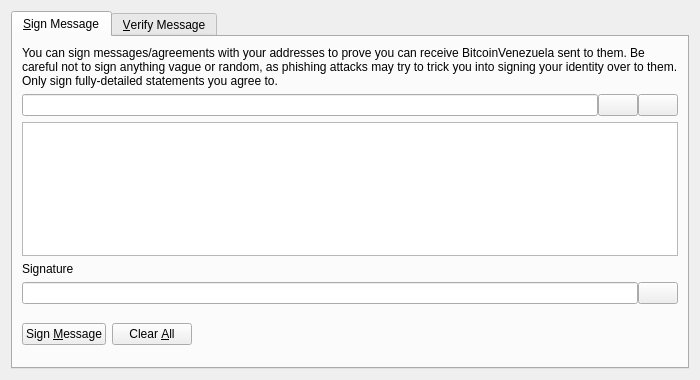
<?xml version="1.0" encoding="UTF-8"?>
<ui version="4.0">
 <class>SignVerifyMessageDialog</class>
 <widget class="QDialog" name="SignVerifyMessageDialog">
  <property name="geometry">
   <rect>
    <x>0</x>
    <y>0</y>
    <width>700</width>
    <height>380</height>
   </rect>
  </property>
  <property name="windowTitle">
   <string>Signatures - Sign / Verify a Message</string>
  </property>
  <property name="modal">
   <bool>true</bool>
  </property>
  <layout class="QVBoxLayout" name="verticalLayout">
   <item>
    <widget class="QTabWidget" name="tabWidget">
     <property name="currentIndex">
      <number>0</number>
     </property>
     <widget class="QWidget" name="tabSignMessage">
      <attribute name="title">
       <string>&amp;Sign Message</string>
      </attribute>
      <layout class="QVBoxLayout" name="verticalLayout_SM">
       <item>
        <widget class="QLabel" name="infoLabel_SM">
         <property name="text">
          <string>You can sign messages/agreements with your addresses to prove you can receive BitcoinVenezuela sent to them. Be careful not to sign anything vague or random, as phishing attacks may try to trick you into signing your identity over to them. Only sign fully-detailed statements you agree to.</string>
         </property>
         <property name="textFormat">
          <enum>Qt::PlainText</enum>
         </property>
         <property name="wordWrap">
          <bool>true</bool>
         </property>
        </widget>
       </item>
       <item>
        <layout class="QHBoxLayout" name="horizontalLayout_1_SM">
         <property name="spacing">
          <number>0</number>
         </property>
         <item>
          <widget class="QValidatedLineEdit" name="addressIn_SM">
           <property name="toolTip">
            <string>The BitcoinVenezuela address to sign the message with</string>
           </property>
          </widget>
         </item>
         <item>
          <widget class="QPushButton" name="addressBookButton_SM">
           <property name="toolTip">
            <string>Choose previously used address</string>
           </property>
           <property name="text">
            <string/>
           </property>
           <property name="shortcut">
            <string>Alt+A</string>
           </property>
           <property name="autoDefault">
            <bool>false</bool>
           </property>
          </widget>
         </item>
         <item>
          <widget class="QPushButton" name="pasteButton_SM">
           <property name="toolTip">
            <string>Paste address from clipboard</string>
           </property>
           <property name="text">
            <string/>
           </property>
           <property name="shortcut">
            <string>Alt+P</string>
           </property>
           <property name="autoDefault">
            <bool>false</bool>
           </property>
          </widget>
         </item>
        </layout>
       </item>
       <item>
        <widget class="QPlainTextEdit" name="messageIn_SM">
         <property name="toolTip">
          <string>Enter the message you want to sign here</string>
         </property>
        </widget>
       </item>
       <item>
        <widget class="QLabel" name="signatureLabel_SM">
         <property name="text">
          <string>Signature</string>
         </property>
         <property name="textFormat">
          <enum>Qt::PlainText</enum>
         </property>
        </widget>
       </item>
       <item>
        <layout class="QHBoxLayout" name="horizontalLayout_2_SM">
         <property name="spacing">
          <number>0</number>
         </property>
         <item>
          <widget class="QLineEdit" name="signatureOut_SM">
           <property name="font">
            <font>
             <italic>true</italic>
            </font>
           </property>
           <property name="readOnly">
            <bool>true</bool>
           </property>
          </widget>
         </item>
         <item>
          <widget class="QPushButton" name="copySignatureButton_SM">
           <property name="toolTip">
            <string>Copy the current signature to the system clipboard</string>
           </property>
           <property name="text">
            <string/>
           </property>
           <property name="autoDefault">
            <bool>false</bool>
           </property>
          </widget>
         </item>
        </layout>
       </item>
       <item>
        <layout class="QHBoxLayout" name="horizontalLayout_3_SM">
         <item>
          <widget class="QPushButton" name="signMessageButton_SM">
           <property name="toolTip">
            <string>Sign the message to prove you own this BitcoinVenezuela address</string>
           </property>
           <property name="text">
            <string>Sign &amp;Message</string>
           </property>
           <property name="autoDefault">
            <bool>false</bool>
           </property>
          </widget>
         </item>
         <item>
          <widget class="QPushButton" name="clearButton_SM">
           <property name="toolTip">
            <string>Reset all sign message fields</string>
           </property>
           <property name="text">
            <string>Clear &amp;All</string>
           </property>
           <property name="autoDefault">
            <bool>false</bool>
           </property>
          </widget>
         </item>
         <item>
          <spacer name="horizontalSpacer_1_SM">
           <property name="orientation">
            <enum>Qt::Horizontal</enum>
           </property>
           <property name="sizeHint" stdset="0">
            <size>
             <width>40</width>
             <height>48</height>
            </size>
           </property>
          </spacer>
         </item>
         <item>
          <widget class="QLabel" name="statusLabel_SM">
           <property name="font">
            <font>
             <weight>75</weight>
             <bold>true</bold>
            </font>
           </property>
           <property name="text">
            <string/>
           </property>
           <property name="wordWrap">
            <bool>true</bool>
           </property>
          </widget>
         </item>
         <item>
          <spacer name="horizontalSpacer_2_SM">
           <property name="orientation">
            <enum>Qt::Horizontal</enum>
           </property>
           <property name="sizeHint" stdset="0">
            <size>
             <width>40</width>
             <height>48</height>
            </size>
           </property>
          </spacer>
         </item>
        </layout>
       </item>
      </layout>
     </widget>
     <widget class="QWidget" name="tabVerifyMessage">
      <attribute name="title">
       <string>&amp;Verify Message</string>
      </attribute>
      <layout class="QVBoxLayout" name="verticalLayout_VM">
       <item>
        <widget class="QLabel" name="infoLabel_VM">
         <property name="text">
          <string>Enter the receiver's address, message (ensure you copy line breaks, spaces, tabs, etc. exactly) and signature below to verify the message. Be careful not to read more into the signature than what is in the signed message itself, to avoid being tricked by a man-in-the-middle attack. Note that this only proves the signing party receives with the address, it cannot prove sendership of any transaction!</string>
         </property>
         <property name="textFormat">
          <enum>Qt::PlainText</enum>
         </property>
         <property name="alignment">
          <set>Qt::AlignLeading|Qt::AlignLeft|Qt::AlignTop</set>
         </property>
         <property name="wordWrap">
          <bool>true</bool>
         </property>
        </widget>
       </item>
       <item>
        <layout class="QHBoxLayout" name="horizontalLayout_1_VM">
         <property name="spacing">
          <number>0</number>
         </property>
         <item>
          <widget class="QValidatedLineEdit" name="addressIn_VM">
           <property name="toolTip">
            <string>The BitcoinVenezuela address the message was signed with</string>
           </property>
          </widget>
         </item>
         <item>
          <widget class="QPushButton" name="addressBookButton_VM">
           <property name="toolTip">
            <string>Choose previously used address</string>
           </property>
           <property name="text">
            <string/>
           </property>
           <property name="shortcut">
            <string>Alt+A</string>
           </property>
           <property name="autoDefault">
            <bool>false</bool>
           </property>
          </widget>
         </item>
        </layout>
       </item>
       <item>
        <widget class="QPlainTextEdit" name="messageIn_VM"/>
       </item>
       <item>
        <widget class="QValidatedLineEdit" name="signatureIn_VM"/>
       </item>
       <item>
        <layout class="QHBoxLayout" name="horizontalLayout_2_VM">
         <item>
          <widget class="QPushButton" name="verifyMessageButton_VM">
           <property name="toolTip">
            <string>Verify the message to ensure it was signed with the specified BitcoinVenezuela address</string>
           </property>
           <property name="text">
            <string>Verify &amp;Message</string>
           </property>
           <property name="autoDefault">
            <bool>false</bool>
           </property>
          </widget>
         </item>
         <item>
          <widget class="QPushButton" name="clearButton_VM">
           <property name="toolTip">
            <string>Reset all verify message fields</string>
           </property>
           <property name="text">
            <string>Clear &amp;All</string>
           </property>
           <property name="autoDefault">
            <bool>false</bool>
           </property>
          </widget>
         </item>
         <item>
          <spacer name="horizontalSpacer_1_VM">
           <property name="orientation">
            <enum>Qt::Horizontal</enum>
           </property>
           <property name="sizeHint" stdset="0">
            <size>
             <width>40</width>
             <height>48</height>
            </size>
           </property>
          </spacer>
         </item>
         <item>
          <widget class="QLabel" name="statusLabel_VM">
           <property name="font">
            <font>
             <weight>75</weight>
             <bold>true</bold>
            </font>
           </property>
           <property name="text">
            <string/>
           </property>
           <property name="wordWrap">
            <bool>true</bool>
           </property>
          </widget>
         </item>
         <item>
          <spacer name="horizontalSpacer_2_VM">
           <property name="orientation">
            <enum>Qt::Horizontal</enum>
           </property>
           <property name="sizeHint" stdset="0">
            <size>
             <width>40</width>
             <height>48</height>
            </size>
           </property>
          </spacer>
         </item>
        </layout>
       </item>
      </layout>
     </widget>
    </widget>
   </item>
  </layout>
 </widget>
 <customwidgets>
  <customwidget>
   <class>QValidatedLineEdit</class>
   <extends>QLineEdit</extends>
   <header>qvalidatedlineedit.h</header>
  </customwidget>
 </customwidgets>
 <resources>
  <include location="../bitcoinvenezuela.qrc"/>
 </resources>
 <connections/>
</ui>
